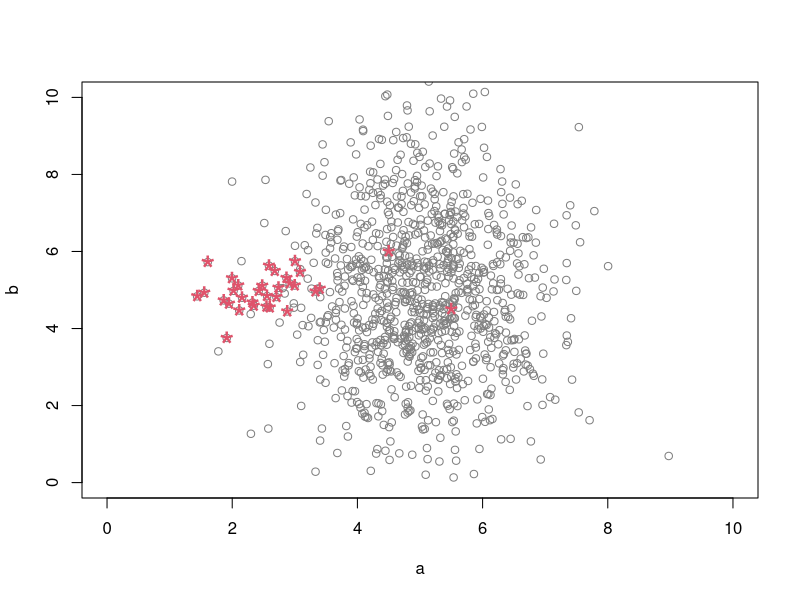

This chart was generated by the following R code: (Note: this script raises an error after producing the figure.)
x<- rnorm(1000,5,1)
y<- rnorm(1000,5,2)

maj <- cbind(x,y,0)


a <- c(rnorm(30,2.5,0.5),5.5,4.5)
b <- c(rnorm(30,5,0.5),4.5,6)


min <- cbind(a,b,1)


data <- rbind(min,maj)
data2 <- rbind(maj,min)

data2 <-as.data.frame(data2)

# data <- rbind(min,maj,cbind(tmp$x,tmp$y,1))
data <- as.data.frame(data)

plot(data[,-3],xlim=c(0,10),ylim=c(0,10),col="gray50")
points(data[data[,3]!=0,],col=2,pch="*",cex=2.5)
#############
col <- 3
N <- (sum(!data[,col])-sum(data[,col]))/sum(data[,col])*100
SMOTEK <- determineK(data = data,class.column = 3)
SMOTEK


res <- doSMOTE(data,class.column = 3,N = 200,SMOTEK=SMOTEK)
res <- doBSMOTE1(data,class.column = 3,SMOTEK=SMOTEK,s=round(N/100))

plot(data[,-col],xlim=c(0,10),ylim=c(0,10),col="gray50")
points(data[data[,col]!=0,],col=2,pch="*",cex=2.5)
points(res[,-col],col=3,pch="*",cex=2.5)
#############
res <- ubSMOTE(data[,-col], as.factor(data[,col]), perc.over = N, k=80,perc.under = 0)
res <- cbind(res$X,res$Y)
res[,col] <- as.numeric(res[,col])-1
colnames(res) <- colnames(data)
res <- rbind(data[data[,3]==0,],res)
plot(res[,-col],col="gray50")
points(res[res[,3]!=0,],col=2,pch="*",cex=2.5)
title(main="k=5")
#############
result <- BSMOTE1(data = data, target.column = 3, m = round(length(which(data[,col]==1))/2), k = 5, s = 5)
plot(data[,-3],xlim=c(0,10),ylim=c(0,10),col="gray50")
points(data[data[,3]!=0,],col=2,pch="*",cex=2.5)
points(result$d.synTotal,col=3,pch="*",cex=2.5)
#############
result <- SLSMOTE(data = data, target.column = 3, k = 5)
plot(data[,-3],xlim=c(0,10),ylim=c(0,10),col="gray50")
points(data[data[,3]!=0,],col=2,pch="*",cex=2.5)
points(result$d.synTotal,col=3,pch="*",cex=2.5)
